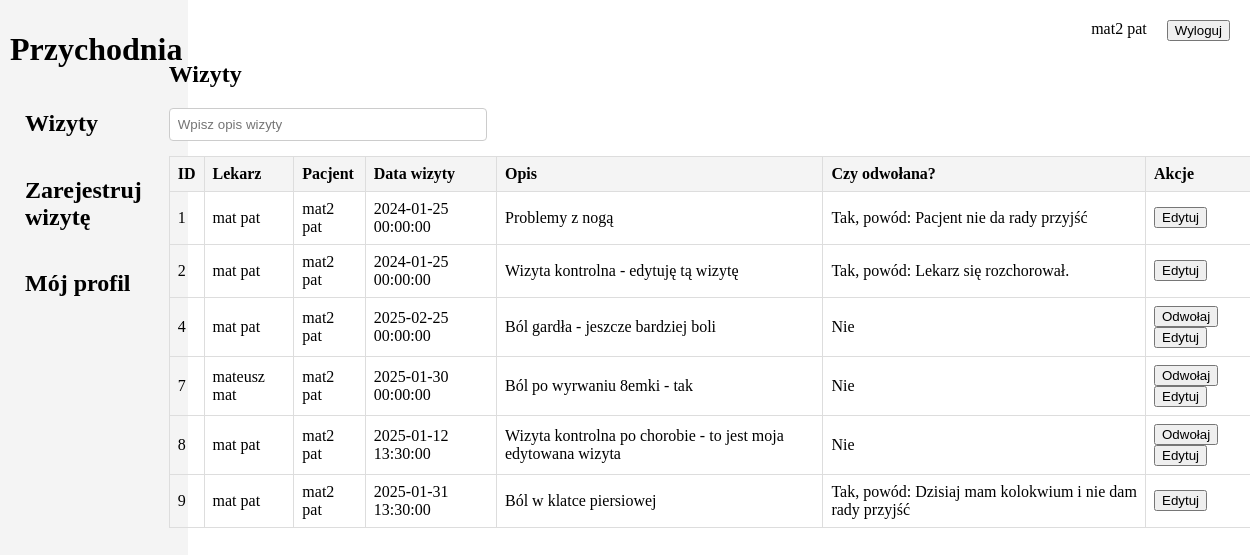
The app's page /web/index/index.php?page=wizyty (signed in) with its own data.
### tables this page shows
CREATE TABLE `wizyty` (
  `id` int(11) NOT NULL,
  `lekarz_id` int(11) NOT NULL,
  `pacjent_id` int(11) NOT NULL,
  `data_wizyty` datetime NOT NULL,
  `opis` text DEFAULT NULL,
  `powod_odwolania` varchar(255) DEFAULT ''
);

CREATE TABLE `lekarze` (
  `id` int(11) NOT NULL,
  `imie` varchar(50) NOT NULL,
  `nazwisko` varchar(50) NOT NULL,
  `email` varchar(150) NOT NULL,
  `haslo` varchar(255) NOT NULL
);

CREATE TABLE `pacjenci` (
  `id` int(11) NOT NULL,
  `imie` varchar(50) NOT NULL,
  `nazwisko` varchar(50) NOT NULL,
  `email` varchar(150) NOT NULL,
  `haslo` varchar(255) NOT NULL
);

### config.php (called while the page is built, shortened)
<?php
  function get_session_property($key) {
    return $_SESSION[$key];
  }
?>

### web/wizyty/wizyty_actions.php (the view, shortened to what this page needs)
<?php
  function get_wizyty() {
    $conn = get_conn();
    $query = "SELECT
                wizyty.*,
                lekarze.imie AS lekarz_imie, lekarze.nazwisko AS lekarz_nazwisko,
                pacjenci.imie AS pacjent_imie, pacjenci.nazwisko AS pacjent_nazwisko
              FROM wizyty
              INNER JOIN lekarze ON wizyty.lekarz_id = lekarze.id
              INNER JOIN pacjenci ON wizyty.pacjent_id = pacjenci.id";
    if (get_session_property('user_type') === 'pacjent') {
      $pacjent_id = get_session_property('user_id');
      $filter_by_pacjent_query = " WHERE pacjenci.id = $pacjent_id";
      $query .= $filter_by_pacjent_query;
    }
    $result = mysqli_query($conn, $query);
    while ($wizyta = mysqli_fetch_assoc($result)) {
      $powod_odwolania = format_powod_odwolania($wizyta['powod_odwolania']);
      $odwolaj_button = '';
      if ($powod_odwolania === 'Nie') $odwolaj_button = "<button type='submit' name='odwolaj' value='$wizyta[id]'>Odwołaj</button>";
      echo <<<WYPISZ_WIZYTY
        <tr data-wizyta-dane="$wizyta[opis]">
          <td>$wizyta[id]</td>
          <td>$wizyta[lekarz_imie] $wizyta[lekarz_nazwisko]</td>
          <td>$wizyta[pacjent_imie] $wizyta[pacjent_nazwisko]</td>
          <td>$wizyta[data_wizyty]</td>
          <td>$wizyta[opis]</td>
          <td>$powod_odwolania</td>
          <td>
            <form method="POST">
              $odwolaj_button
              <button type="submit" name="edit" value="$wizyta[id]">Edytuj</button>
            </form>
          </td>
        </tr>
      WYPISZ_WIZYTY;
    }
  }
  function format_powod_odwolania($powod_odwolania) {
    if(empty($powod_odwolania)) return "Nie";
    return "Tak, powód: ".$powod_odwolania;
  }
?>

### web/index/index.php (shortened to what this page needs)
<?php
  require('index_actions.php');
?>
<!DOCTYPE html>
<html>
  <head>
    <link rel="stylesheet" href="index.css">
    <link rel="stylesheet" href="../lekarze/lekarze.css">
    <link rel="stylesheet" href="../pacjenci/pacjenci.css">
    <link rel="stylesheet" href="../wizyty/wizyta.css">
    <link rel="stylesheet" href="../profil/profil.css">
  </head>
  <body>
    <div class="index_page">
      <div class="index_menu">
        <h1>Przychodnia</h1>
        <div class="index_menu__items">
          <?php echo get_menu_items() ?>
        </div>
      </div>
      <div class="index_content">
        <div class="index_logout">
          <span class="index_fullname"><?php echo get_full_name(); ?></span>
          <form method="POST" action="index_actions.php">
            <button type="submit" name="log_out">Wyloguj</button>
          </form>
        </div>
        <div>
          <?php render_content_from_params() ?>
        </div>
      </div>
    </div>
  </body>
</html>

### web/index/index_actions.php (shortened to what this page needs)
<?php
  require("../../config.php");
  function get_full_name() {
    $name = get_session_property("name");
    $surname = get_session_property("surname");
    return $name ." ". $surname;
  }
  function get_menu_items() {
    $user_type = get_session_property("user_type");
    if ($user_type === "pacjent") return get_pacjent_menu_items();
  }
  function get_pacjent_menu_items() {
    return <<<PACJENT_MENU_ITEMS
      <h2><a href="?page=wizyty">Wizyty</a></h2>
      <h2><a href="?page=nowa_wizyta">Zarejestruj wizytę</a></h2>
      <h2><a href="?page=profil">Mój profil</a></h2>
    PACJENT_MENU_ITEMS;
  }
  function render_content_from_params() {
    $page = $_GET["page"] ?? '';
    if ($page === "wizyty") return require("../wizyty/wizyty.php");
  }
?>

### web/wizyty/wizyty.php
<?php require("wizyty_actions.php") ?>
<div class="wizyty_content">
  <h2>Wizyty</h2>
  <div class="search">
    <input type="text" class="search_input" data-table="wizyty_tabela" data-tr-data="wizytaDane" placeholder="Wpisz opis wizyty" />
  </div>
  <table class="wizyty_tabela">
    <thead>
      <tr>
        <th>ID</th>
        <th>Lekarz</th>
        <th>Pacjent</th>
        <th>Data wizyty</th>
        <th>Opis</th>
        <th>Czy odwołana?</th>
        <th>Akcje</th>
      </tr>
    </thead>
    <tbody>
      <?php get_wizyty() ?>
    </tbody>
  </table>
</div>

### web/index/index.css (style rules this page uses)
body, html { margin: 0; padding: 0; }
.index_page { display: grid; grid-template-columns: 15% 85%; width: 100%; height: 100vh; }
.index_menu { background-color: #f4f4f4; padding: 10px; }
.index_menu__items { display: flex; flex-direction: column; justify-content: flex-start; margin-left: 15px; }
.index_menu__items a { text-decoration: none; color: black; }
.index_content { display: flex; flex-direction: column; align-items: center; padding: 20px; }
.index_logout { display: flex; justify-content: flex-end; width: 100%; }
.index_fullname { margin-right: 20px; }
.search { margin-bottom: 15px; font-weight: bolder; font-size: 18px; }
.search_input { padding: 8px; width: 100%; max-width: 300px; border: 1px solid #ccc; border-radius: 4px; }

### web/wizyty/wizyta.css (style rules this page uses)
.wizyty_content { width: 1100px; height: 100vh; }
.wizyty_tabela { width: 100%; border-collapse: collapse; }
.wizyty_tabela th { border: 1px solid #ddd; padding: 8px; text-align: left; background-color: #f4f4f4; font-weight: bold; }
.wizyty_tabela td { border: 1px solid #ddd; padding: 8px; text-align: left; }

### records on screen
wizyty: id "1", lekarz.imie "mat", lekarz.nazwisko "pat", pacjent.imie "mat2", pacjent.nazwisko "pat", data_wizyty "2024-01-25 00:00:00", opis "Problemy z nogą", powod_odwolania "Tak, powód: Pacjent nie da rady przyjść"
wizyty: id "2", lekarz.imie "mat", lekarz.nazwisko "pat", pacjent.imie "mat2", pacjent.nazwisko "pat", data_wizyty "2024-01-25 00:00:00", opis "Wizyta kontrolna - edytuję tą wizytę", powod_odwolania "Tak, powód: Lekarz się rozchorował."
wizyty: id "4", lekarz.imie "mat", lekarz.nazwisko "pat", pacjent.imie "mat2", pacjent.nazwisko "pat", data_wizyty "2025-02-25 00:00:00", opis "Ból gardła - jeszcze bardziej boli", powod_odwolania "Nie"
wizyty: id "7", lekarz.imie "mateusz", lekarz.nazwisko "mat", pacjent.imie "mat2", pacjent.nazwisko "pat", data_wizyty "2025-01-30 00:00:00", opis "Ból po wyrwaniu 8emki - tak", powod_odwolania "Nie"
wizyty: id "8", lekarz.imie "mat", lekarz.nazwisko "pat", pacjent.imie "mat2", pacjent.nazwisko "pat", data_wizyty "2025-01-12 13:30:00", opis "Wizyta kontrolna po chorobie - to jest moja edytowana wizyta", powod_odwolania "Nie"
wizyty: id "9", lekarz.imie "mat", lekarz.nazwisko "pat", pacjent.imie "mat2", pacjent.nazwisko "pat", data_wizyty "2025-01-31 13:30:00", opis "Ból w klatce piersiowej", powod_odwolania "Tak, powód: Dzisiaj mam kolokwium i nie dam rady przyjść"

### other values on screen
get_full_name() "mat2 pat"
